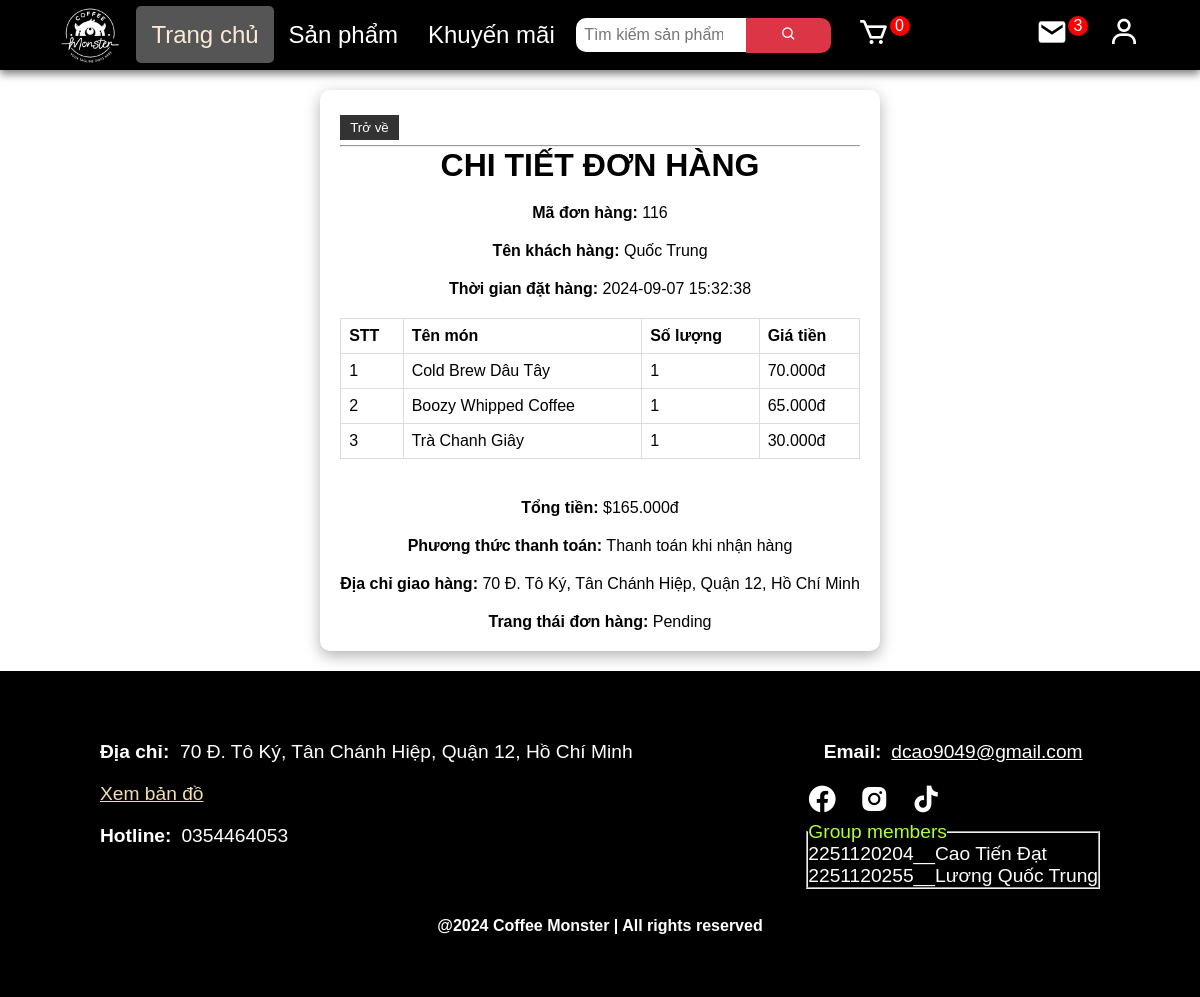
The app's page /customer2/controller/index.php?act=view_order_detail&this_id=116 (signed in) with its own data.
### tables this page shows
CREATE TABLE `order` (
  `order_id` int(11) NOT NULL,
  `total_payment` decimal(10,3) DEFAULT NULL,
  `order_time` datetime NOT NULL,
  `Status` varchar(255) NOT NULL,
  `user_id` int(11) NOT NULL,
  `order_address` varchar(255) NOT NULL
);

CREATE TABLE `user` (
  `user_id` int(11) NOT NULL,
  `user_name` varchar(255) NOT NULL,
  `user_pass` varchar(255) NOT NULL,
  `phone_number` varchar(20) NOT NULL,
  `level` int(11) NOT NULL
);

### customer2/view/view_order_detail.php (called while the page is built)
<?php
    include "../model/view_order_detail.php";
?>

### customer2/controller/function.php (called while the page is built, shortened)
<?php
    function getUserInfor($user_id,$infor){
        global $conn;
        $valid_columns = ['user_name', 'phone_number', 'level'];
        $sql = "SELECT $infor FROM user WHERE user_id = '$user_id'";
        $result = mysqli_query($conn, $sql);
        if ($result && mysqli_num_rows($result) > 0) {
            $row = mysqli_fetch_assoc($result);
            return $row[$infor];
        }
        return null;
    }
    function getOrderInfor($order_id, $infor) {
        global $conn;
        $valid_columns = ['total_payment', 'order_time', 'Status', 'user_id', 'order_address'];
        $sql = "SELECT $infor FROM `order` WHERE order_id = '$order_id'";
        $result = mysqli_query($conn, $sql);
        if ($result && mysqli_num_rows($result) > 0) {
            $row = mysqli_fetch_assoc($result);
            return $row[$infor];
        }
        return null;
    }
    function getProductInfor($product_id, $infor) {
        global $conn;
        $valid_columns = ['ca_id', 'product_name', 'price', 'status', 'img'];
        $sql = "SELECT $infor FROM product WHERE product_id = '$product_id'";
        $result = mysqli_query($conn, $sql);
        if ($result && mysqli_num_rows($result) > 0) {
            $row = mysqli_fetch_assoc($result);
            return $row[$infor];
        }
        return null;
    }
    function getProductName($product_id){
        global $conn;
        $sql = "SELECT product_name FROM product WHERE product_id = '$product_id'";
        $result = mysqli_query($conn, $sql);
        if ($result && mysqli_num_rows($result) > 0) {
            $row = mysqli_fetch_assoc($result);
            return $row['product_name'];
        }
        return null;
    }
    function getProductQuantity($order_id, $product_id) {
        global $conn;
        $sql = "SELECT quantity FROM orderdetail WHERE order_id = '$order_id' AND product_id = '$product_id'";
        $result = mysqli_query($conn, $sql);
        if ($result && mysqli_num_rows($result) > 0) {
            $row = mysqli_fetch_assoc($result);
            return $row['quantity'];
        }
        return null;
    }
    function getOrderDetail($order_id){
        global $conn;
        $sql = "SELECT product_id FROM orderdetail WHERE order_id = '$order_id'";
        $query = mysqli_query($conn, $sql);
        $order_detail = [];
        while ($row = mysqli_fetch_assoc($query)) {
            $product_name = getProductName($row['product_id']);
            $quantity = getProductQuantity($order_id, $row['product_id']);
            $price = getProductInfor($row['product_id'], 'price');
            $image = getProductInfor($row['product_id'], 'img');
            $order_detail[] = ['product_name' => $product_name, 'quantity' => $quantity, 'price' => $price, 'img' => $image];
        }
        return $order_detail;
    }
?>

### customer2/model/view_order_detail.php (the view, shortened to what this page needs)
<?php
include "connect.php";
include "../controller/function.php";
$order_id = $_GET['this_id'];
$STT = 1;
echo "<main>";
echo "<div class='form-edit'>";
echo "<button onclick='history.back()'>Trở về</button>";
echo "<hr>";
echo "<div style='display: flex; justify-content: center; flex-direction: column; align-items: center; gap: 20px;'>";
echo "<h1>CHI TIẾT ĐƠN HÀNG</h1>";
echo "<p><strong>Mã đơn hàng:</strong> " . $order_id . "</p>";
echo "<p><strong>Tên khách hàng:</strong> " . getUserInfor(getOrderInfor($order_id, 'user_id'), 'user_name') . "</p>";
echo "<p><strong>Thời gian đặt hàng:</strong> " . getOrderInfor($order_id, 'order_time') . "</p>";
?>
<link rel="stylesheet" href="../view/css/detail_order.css">
<table>
    <thead>
        <tr>
            <th>STT</th>
            <th>Tên món</th>
            <th>Số lượng</th>
            <th>Giá tiền</th>
        </tr>
    </thead>
    <tbody id="order-list">
        <?php foreach (getOrderDetail($order_id) as $row_order_detail){?>
            <tr>
                <td><?php echo $STT++ ?></td>
                <td><?php echo $row_order_detail['product_name']; ?></td>
                <td><?php echo $row_order_detail['quantity']; ?></td>
                <td><?php echo $row_order_detail['price'].'đ'; ?></td>
            </tr>
        <?php } ?>
    </tbody>
</table>
<?php
echo "<p><strong>Tổng tiền:</strong> $" . getOrderInfor($order_id, 'total_payment').'đ' . "</p>";
echo "<p><strong>Phương thức thanh toán:</strong> " . "Thanh toán khi nhận hàng" . "</p>";
echo "<p><strong>Địa chỉ giao hàng:</strong> " . getOrderInfor($order_id, 'order_address')  . "</p>";
echo "<p><strong>Trang thái đơn hàng:</strong> " . getOrderInfor($order_id, 'Status') . "</p>";
?>
</div>
</div>
</main>

### customer2/view/css/detail_order.css (style rules this page uses)
* { margin: 0; padding: 0; box-sizing: border-box; font-family: Arial, Helvetica, sans-serif; }
main { padding: 20px; display: flex; justify-content: center; }
table { width: 100%; border-collapse: collapse; margin-bottom: 20px; }
table, th, td { border: 1px solid #ddd; }
th, td { padding: 8px; text-align: left; }
.form-edit, .form-yes { background-color: #fff; padding: 20px; border-radius: 10px; box-shadow: 0 5px 15px rgba(0, 0, 0, 0.3); }
button { padding: 5px 10px; margin: 5px 0; background-color: #333; color: #fff; border: none; cursor: pointer; }

### records on screen
order: user.user_name "Quốc Trung", order_time "2024-09-07 15:32:38", total_payment "165.000", order_address "70 Đ. Tô Ký, Tân Chánh Hiệp, Quận 12, Hồ Chí Minh", Status "Pending"

### other values on screen
$order_id "116"
$row_order_detail['product_name'] "Cold Brew Dâu Tây"
$row_order_detail['quantity'] "1"
$row_order_detail['price'] "70.000"
$row_order_detail['product_name'] "Boozy Whipped Coffee"
$row_order_detail['price'] "65.000"
$row_order_detail['product_name'] "Trà Chanh Giây"
$row_order_detail['price'] "30.000"
